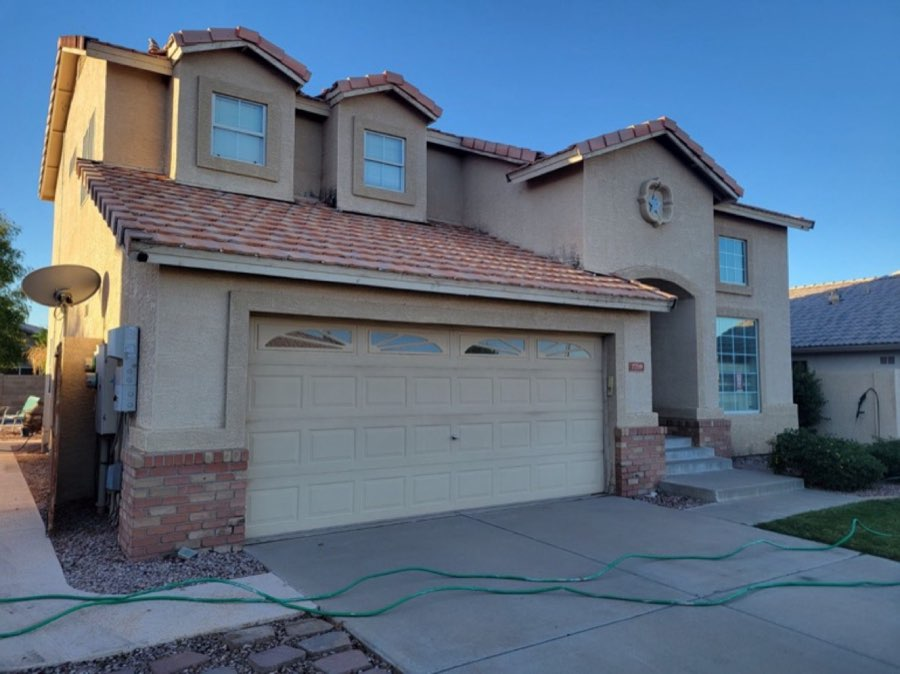
#> input picture examples/tpg-paints-and-stains/assets/ba1-before.jpg, 900 x 674 px
$ python enhance_photos.py ../../examples/tpg-paints-and-stains/assets out
#> lines starting #> are read from the running program, lines starting #| are printed output that depends on the picture
#!/usr/bin/env python3
"""Auto-enhance harvested photos so they look pro on the mockup site.

For every image in <in_dir>:
  1. Fix EXIF rotation (sideways phone photos)
  2. Auto-levels (rescues dim/hazy job-site shots)      — autocontrast, gentle
  3. Subtle color + contrast lift (paint colors pop)     — +6% sat, +3% contrast
  4. Downscale to --max long edge (never upscales)       — LANCZOS
  5. Sharpen AFTER resize (unsharp mask, web-tuned)
  6. Export optimized JPEG (or --webp), EXIF stripped

Never fakes quality: images whose long edge is under --min-edge are copied
through and flagged TOO_SMALL in the report — swap those for better originals
or keep them out of hero/banner slots (see references/photo_slots.json).

Usage:
  python3 enhance_photos.py <in_dir> <out_dir> [--max 1600] [--quality 82]
                            [--min-edge 900] [--webp] [--hero FILE ...]
  --hero: filenames (basename match) exported at 1920px instead of --max.

Writes <out_dir>/enhance-report.json and prints a summary table.
Requires Pillow (present on this machine); falls back to telling you to use
sips manually if Pillow is missing.
"""
import argparse
import json
import os
import sys

try:
    from PIL import Image, ImageOps, ImageEnhance, ImageFilter
except ImportError:
    sys.exit("Pillow not installed - fall back to: sips -s format jpeg -s formatOptions 82 -Z 1600 <file>")

EXTS = (".jpg", ".jpeg", ".png", ".webp", ".avif", ".tif", ".tiff", ".heic")


def has_transparency(img: Image.Image) -> bool:
    if img.mode == "P":
        return "transparency" in img.info
    if img.mode in ("RGBA", "LA"):
        alpha = img.getchannel("A")
        return alpha.getextrema()[0] < 255
    return False


def enhance(img: Image.Image) -> Image.Image:
    img = ImageOps.autocontrast(img, cutoff=1)          # auto-levels, clips 1% tails
    img = ImageEnhance.Color(img).enhance(1.06)         # subtle saturation
    img = ImageEnhance.Contrast(img).enhance(1.03)      # subtle contrast
    return img


def process(path, out_path, max_edge, quality, webp):
#> called with out_path = 'out/ba1-before.jpg', max_edge = 1600, quality = 82, webp = False
    img = Image.open(path)
#> img is the input picture: PIL image 900x674 RGB; mean R, G, B 94, 110.8, 130.2
    img.load()
    img = ImageOps.exif_transpose(img)
    orig_w, orig_h = img.size
#> orig_w = 900; orig_h = 674

    # Transparent logos/graphics: keep alpha, keep PNG, no tone changes
    if has_transparency(img):
        out_path = os.path.splitext(out_path)[0] + ".png"
        if max(img.size) > max_edge:
            img.thumbnail((max_edge, max_edge), Image.LANCZOS)
        img.save(out_path, "PNG", optimize=True)
        return (orig_w, orig_h), img.size, out_path

    if img.mode != "RGB":
        img = img.convert("RGB")
    img = enhance(img)
#> in enhance, `img = ImageOps.autocontrast(img, cutoff=1)`:
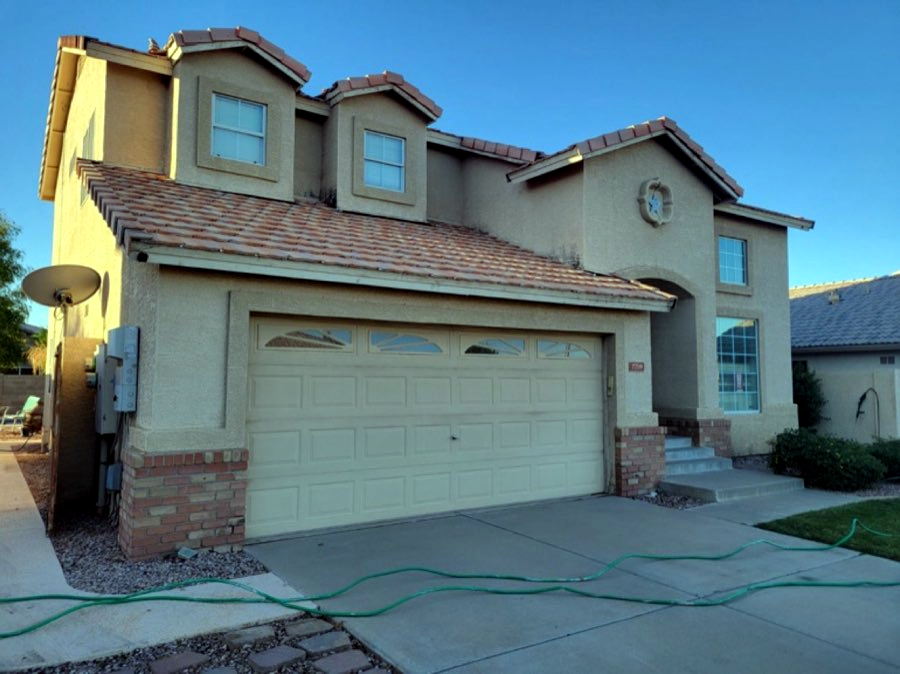
#> img: PIL image 900x674 RGB; mean R, G, B 89.9, 120.6, 131.9
    if max(img.size) > max_edge:
        img.thumbnail((max_edge, max_edge), Image.LANCZOS)
    img = img.filter(ImageFilter.UnsharpMask(radius=1.6, percent=90, threshold=3))
    if webp:
        img.save(out_path, "WEBP", quality=quality, method=6)
    else:
        img.save(out_path, "JPEG", quality=quality, optimize=True, progressive=True)
    return (orig_w, orig_h), img.size, out_path


def main():
    ap = argparse.ArgumentParser()
    ap.add_argument("in_dir")
    ap.add_argument("out_dir")
    ap.add_argument("--max", type=int, default=1600, help="long-edge px for section images")
    ap.add_argument("--quality", type=int, default=82)
    ap.add_argument("--min-edge", type=int, default=900, help="below this long edge -> flag TOO_SMALL")
    ap.add_argument("--webp", action="store_true")
    ap.add_argument("--hero", nargs="*", default=[], help="basenames to export at 1920px")
    args = ap.parse_args()

    os.makedirs(args.out_dir, exist_ok=True)
    ext = ".webp" if args.webp else ".jpg"
    report, failures = [], []

    names = sorted(f for f in os.listdir(args.in_dir)
                   if f.lower().endswith(EXTS) and not f.startswith("."))
    if not names:
        sys.exit(f"no images found in {args.in_dir}")

    for name in names:
        src = os.path.join(args.in_dir, name)
        base = os.path.splitext(name)[0]
        dst = os.path.join(args.out_dir, base + ext)
        max_edge = 1920 if name in args.hero or base in [os.path.splitext(h)[0] for h in args.hero] else args.max
        try:
            (ow, oh), (nw, nh), dst = process(src, dst, max_edge, args.quality, args.webp)
#> ow = 900; oh = 674; nw = 900; nh = 674; dst = 'out/ba1-before.jpg'
        except Exception as e:  # corrupt download, unsupported codec
            failures.append({"file": name, "error": str(e)})
            continue
        entry = {
            "file": name, "out": os.path.basename(dst),
            "in_px": f"{ow}x{oh}", "out_px": f"{nw}x{nh}",
            "in_kb": round(os.path.getsize(src) / 1024),
            "out_kb": round(os.path.getsize(dst) / 1024),
            "flags": [],
        }
        if max(ow, oh) < args.min_edge:
            entry["flags"].append("TOO_SMALL")   # fine for thumbnails, not hero/banner
        report.append(entry)
#> pass 2 of the loop in main, `for name in names:`:
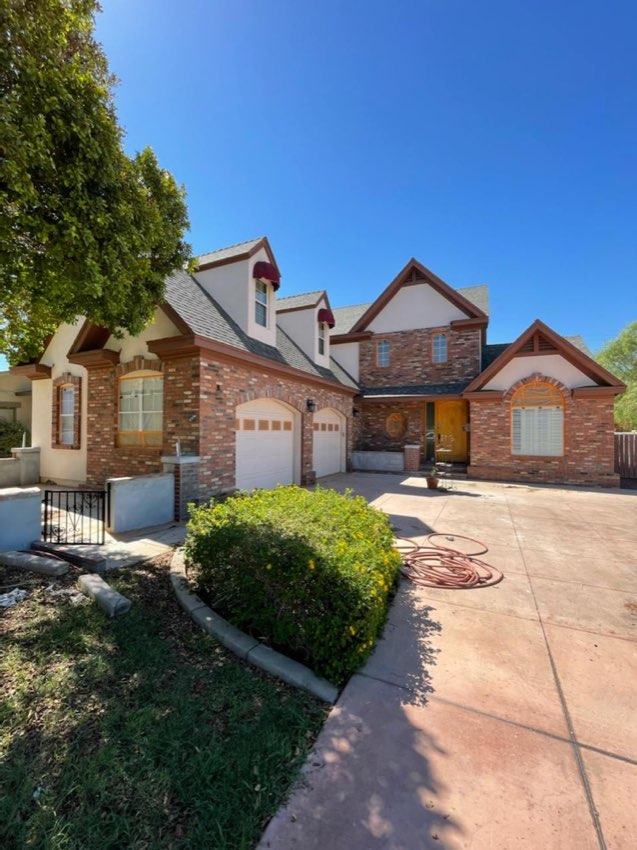
#> input picture examples/tpg-paints-and-stains/assets/before-brick.jpg, 637 x 850 px
#> in process, img is the input picture: PIL image 637x850 RGB; mean R, G, B 103.5, 113.5, 123.5
#> in enhance (call 2), `img = ImageOps.autocontrast(img, cutoff=1)`:
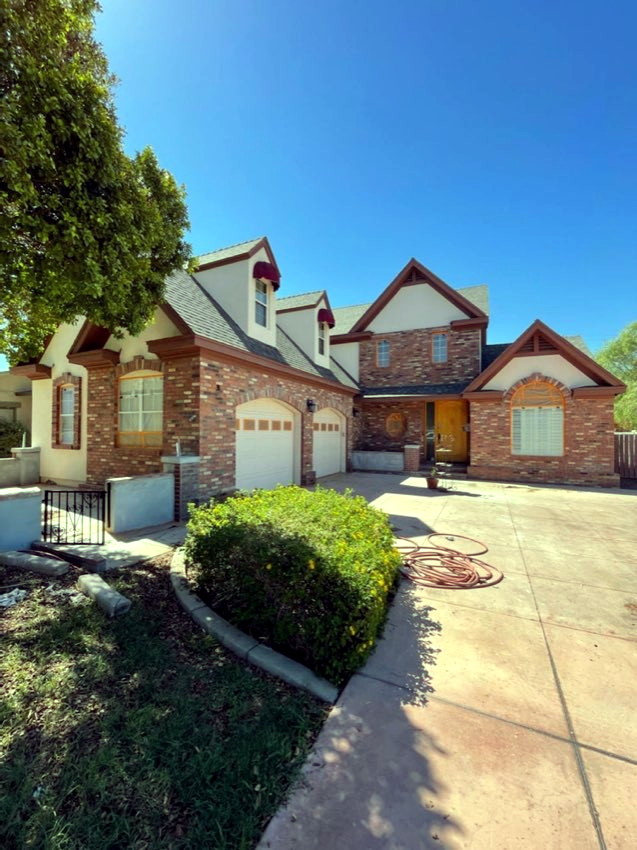
#> img: PIL image 637x850 RGB; mean R, G, B 103.7, 125.2, 126.9

    with open(os.path.join(args.out_dir, "enhance-report.json"), "w") as f:
        json.dump({"images": report, "failures": failures}, f, indent=2)

    wf = max((len(r["file"]) for r in report), default=4)
#> wf = 16
    print(f"{'FILE':<{wf}}  {'IN':>10} {'OUT':>10} {'IN KB':>7} {'OUT KB':>7}  FLAGS")
#| FILE                      IN        OUT   IN KB  OUT KB  FLAGS
    for r in report:
        print(f"{r['file']:<{wf}}  {r['in_px']:>10} {r['out_px']:>10} "
              f"{r['in_kb']:>7} {r['out_kb']:>7}  {','.join(r['flags'])}")
    for fl in failures:
        print(f"FAILED: {fl['file']} - {fl['error']}")
    small = [r["file"] for r in report if r["flags"]]
#> small = ['before-brick.jpg']
    if small:
        print(f"\n{len(small)} image(s) TOO_SMALL for hero/banner slots - use only in "
              f"small slots or chase better originals (GMB/Facebook often has them).")
#| 1 image(s) TOO_SMALL for hero/banner slots - use only in small slots or chase better originals (GMB/Facebook often has them).


if __name__ == "__main__":
    main()
